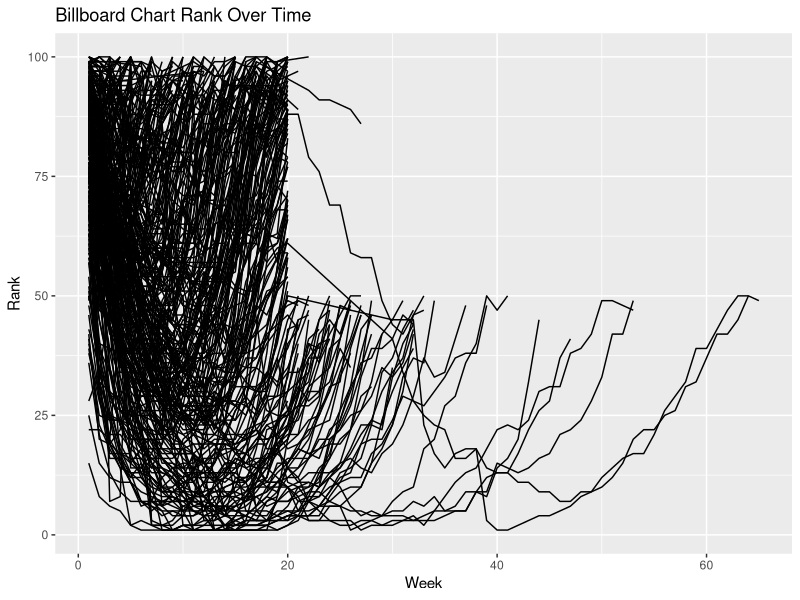

Generate this figure with R:
## ---- chunk 1
knitr::opts_chunk$set(echo = TRUE)
## ---- chunk 2
# Enter code here
library(tidyverse)
tidydata <- tribble(
~country, ~year, ~cases, ~population,
"Afghanistan", 1999, 745, 19987071,
"Afghanistan", 2000, 2666, 20595360,
"Brazil", 1999, 37737, 172006362,
"Brazil", 2000, 80488, 174504898,
"China", 1999, 212258, 1272915272,
"China", 2000, 213766, 1280428583)
tidydata
## ---- chunk 3
# Enter code here
nontidydata <- tribble(
~country,~year,~rate,
"Afghanistan", 1999, "745/19987071",
"Afghanistan", 2000, "2666/20595360",
"Brazil", 1999, "37737/172006362",
"Brazil", 2000, "80488/174504898",
"China", 1999, "212258/1272915272",
"China", 2000, "213766/1280428583")
nontidydata
## ---- chunk 4
# Enter code here
nontidydata <- tribble(
~country,~year,~rate,
"Afghanistan", 1999, "745/19987071",
"Afghanistan", 2000, "2666/20595360",
"Brazil", 1999, "37737/172006362",
"Brazil", 2000, "80488/174504898",
"China", 1999, "212258/1272915272",
"China", 2000, "213766/1280428583")
nontidydata
## ---- chunk 5
# Enter code here
nontidydata
## ---- chunk 6
# Enter code here
tidieddata <- nontidydata %>%
separate(rate, into = c("cases",
"population"),
sep = "/")
tidieddata
## ---- chunk 7
# Enter code here
newtidieddata <- tidieddata %>%
pivot_longer(
cols = cases:population,
names_to = "measurement",
values_to = "value"
)
newtidieddata
## ---- chunk 8
# Enter code here
df <- tribble(
~id, ~bp1, ~bp2,
"A", 100, 120,
"B", 140, 115,
"C", 120, 125
)
df
## ---- chunk 9
# Enter code here
df %>%
pivot_longer(
cols = bp1:bp2,
names_to = "measurement",
values_to = "value"
)
## ---- chunk 10
# Enter code here
newtidieddata
## ---- chunk 11
# Enter code here
newtidieddata %>%
pivot_wider(names_from="measurement",
values_from="value")
## ---- chunk 12
# Enter code here
newtidieddata
df <- tribble(
~id, ~measurement, ~value,
"A", "bp1", 100,
"B", "bp1", 140,
"B", "bp2", 115,
"A", "bp2", 120,
"A", "bp3", 105
)
df
## ---- chunk 13
# Enter code here
df %>%
pivot_wider(
names_from = measurement,
values_from = value
)
## ---- chunk 14
# Enter code here
tidied_dataset <- billboard %>%
pivot_longer(
cols = starts_with("wk"),
names_to = "week",
values_to = "rank"
)
tidied_dataset
## ---- chunk 15
# Enter code here
tidied_dataset <- billboard %>%
pivot_longer(
cols = starts_with("wk"),
names_to = "week",
values_to = "rank",
values_drop_na = TRUE
)
tidied_dataset
## ---- chunk 16
# Enter code here
tidied_dataset <- billboard %>%
pivot_longer(
cols = starts_with("wk"),
names_to = "week",
values_to = "rank",
values_drop_na = TRUE
)
tidied_dataset
## ---- chunk 17
# Enter code here
tidied_dataset <- billboard %>%
pivot_longer(
cols = starts_with("wk"),
names_to = "week",
values_to = "rank",
values_drop_na = TRUE
)%>%
mutate(week = parse_number(week))
tidied_dataset 
## ---- chunk 18
# Enter code here
ggplot(tidied_dataset, aes(x = week, y = rank, group = track)) +
  geom_line() +
  labs(x = "Week", y = "Rank") +
  ggtitle("Billboard Chart Rank Over Time")
## ---- chunk 19
# Enter code here
newtidieddata <- cms_patient_experience %>%
  pivot_wider(names_from = "measure_cd", values_from = "prf_rate")
newtidieddata
## ---- chunk 20
# Enter code here
newtidieddata <- cms_patient_experience %>%
  pivot_wider(names_from = "measure_cd", values_from = "prf_rate", id_cols = starts_with("org"))
newtidieddata
